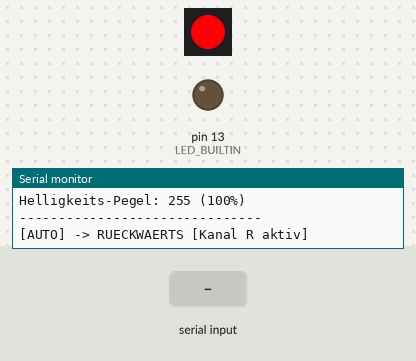
Simulated run of this sketch. Board: Arduino Uno, built with avr-gcc and run on an emulated ATmega328P. Parts: 1 RGB LEDs in strip order, left to right, output pins drawn as LEDs (lit = HIGH), the last lines printed to the serial monitor. Dashed ring = blinking. The inputs (shaded band) are chosen by the test bench. Dim RGB values are drawn brighter than linear; the strip is taken to match the declared colour order.

Above: at 2.6 s.
2.7 s: byte 102 ('f') received over Serial
At 2.86 s:
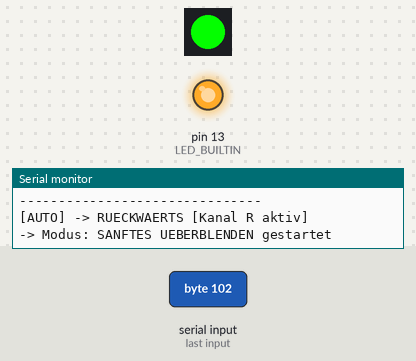
5.7 s: "b\n" received over Serial
At 6.3 s:
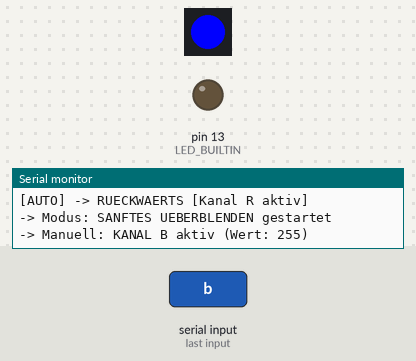
7.2 s: byte 48 ('0') received over Serial
At 8.4 s:
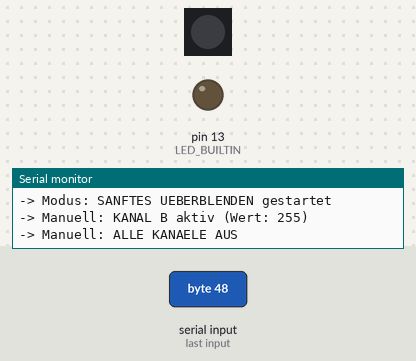
8.7 s: byte 52 ('4') received over Serial
At 9.8 s:
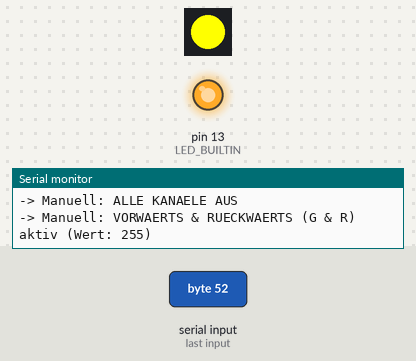
10.2 s: byte 115 ('s') received over Serial
11.7 s: byte 102 ('f') received over Serial
At 14.27 s:
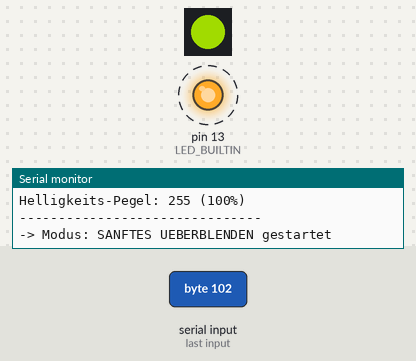
Timing chart, 0 to 15.7 s (numbered marks = the images above; inputs shaded):
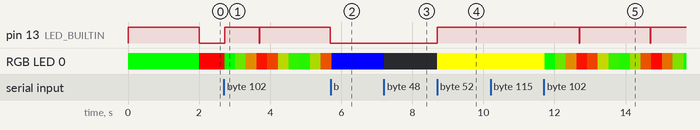

The sketch:

ws2811_test.ino
```cpp
/* =====================================================================================
 * Projekt:     Autonomer Fahrtrichtungs-Lichtwechsel für H0-Steuerwagen (Märklin 78479)
 * Datei:       ws2811_test.ino
 * Beschreibung:Dediziertes Test- und Diagnoseprogramm für den WS2811 LED-Treiber.
 *              Vollkommen unabhängig von den Hall-Sensoren (keine Interrupts/Sensoren aktiv).
 *
 * Hardware-Anschluss:
 *   Arduino Pin D6   ---> WS2811 Pin 6 (DIN / Datenleitung)
 *   Arduino 5V       ---> WS2811 Pin 8 (VDD)
 *   Arduino GND      ---> WS2811 Pin 4 (GND)
 *   WS2811 Pin 1 (R) ---> Kathode (-) der Rückwärts-LEDs (Schlusslicht Rot)
 *   WS2811 Pin 2 (G) ---> Kathode (-) der Vorwärts-LEDs (Spitzenlicht Weiß)
 *   WS2811 Pin 3 (B) ---> Kathode (-) optional / unbeschaltet
 *   LED-Anoden (+)   ---> an +5V
 *
 * Baudrate:    115200 Baud
 * =====================================================================================
 */

#include <Arduino.h>
#include <Adafruit_NeoPixel.h>

// --- Pin- & WS2811-Konfiguration ---
const uint8_t PIN_WS2811 = 6;  // Datenleitung zum WS2811
const uint8_t NUM_PIXELS = 1;  // 1x WS2811 IC

// Standard: 800 kHz, Datenformat RGB (Byte 0 = OUTR, Byte 1 = OUTG, Byte 2 = OUTB)
#define WS2811_TYPE (NEO_RGB + NEO_KHZ800)
Adafruit_NeoPixel ws2811(NUM_PIXELS, PIN_WS2811, WS2811_TYPE);

// --- Test-Modi ---
enum TestMode {
  MODE_MANUAL = 0,    // Manuelle Steuerung über Tastaturbefehle
  MODE_AUTO_TOGGLE,   // Automatisches Umschalten (alle 2s: Vorwärts/G <-> Rückwärts/R)
  MODE_SOFT_FADE      // Kontinuierliches weiches Überblenden zwischen Vorwärts und Rückwärts
};

TestMode currentMode = MODE_AUTO_TOGGLE;

// Aktuelle Helligkeitsstufen (0 .. 255)
uint8_t brightnessLevel = 255;
uint8_t currentR = 0;
uint8_t currentG = 0;
uint8_t currentB = 0;

// Timing für automatische Modi
unsigned long lastActionTime = 0;
bool toggleState = false; // false = Vorwärts (G), true = Rückwärts (R)

// Fading-Variablen
int fadeDirection = 1;    // 1 = zu R hin faden, -1 = zu G hin faden
int fadeVal = 0;          // 0 = 100% G / 0% R; 255 = 0% G / 100% R
const uint16_t FADE_STEP_DELAY_MS = 15;

// =====================================================================================
// HILFSFUNKTIONEN
// =====================================================================================

void sendWS2811(uint8_t r, uint8_t g, uint8_t b) {
  currentR = r;
  currentG = g;
  currentB = b;
  ws2811.setPixelColor(0, r, g, b);
  ws2811.show();

  // Onboard-LED (Pin 13) als Indikator: leuchtet bei VORWAERTS (Kanal G aktiv)
  digitalWrite(LED_BUILTIN, (g > 0) ? HIGH : LOW);
}

void setForward() {
  sendWS2811(0, brightnessLevel, 0); // Kanal G an, R aus
}

void setReverse() {
  sendWS2811(brightnessLevel, 0, 0); // Kanal R an, G aus
}

void setChannelB(uint8_t val) {
  sendWS2811(0, 0, val);
}

void setAllChannels(uint8_t val) {
  sendWS2811(val, val, val);
}

void turnOff() {
  sendWS2811(0, 0, 0);
}

void printBanner() {
  Serial.println(F("\n========================================================"));
  Serial.println(F("       WS2811 STANDALONE HARDWARE-TEST (Pin D6)         "));
  Serial.println(F("========================================================"));
  Serial.println(F("Anschlussübersicht:"));
  Serial.println(F("  Arduino D6  ---> WS2811 Pin 6 (DIN)"));
  Serial.println(F("  Arduino 5V  ---> WS2811 Pin 8 (VDD)"));
  Serial.println(F("  Arduino GND ---> WS2811 Pin 4 (GND)"));
  Serial.println(F("  WS2811 G    ---> Kathode VORWAERTS-LED  (Pin 2 OUTG)"));
  Serial.println(F("  WS2811 R    ---> Kathode RUECKWAERTS-LED (Pin 1 OUTR)"));
  Serial.println(F("  LED Anoden  ---> an +5V"));
  Serial.println(F("--------------------------------------------------------"));
  Serial.println(F("Verfügbare Befehle:"));
  Serial.println(F("  'g' / '1' / 'w' : VORWAERTS (Kanal G aktiv)"));
  Serial.println(F("  'r' / '2'       : RUECKWAERTS (Kanal R aktiv)"));
  Serial.println(F("  'b' / '3'       : Nur Kanal B einschalten (Test dritter Pin)"));
  Serial.println(F("  '4'             : Beide Kanäle (G + R) gleichzeitig an"));
  Serial.println(F("  '0' / 'x'       : Alle Ausgänge AUS"));
  Serial.println(F("--------------------------------------------------------"));
  Serial.println(F("Automatische Modi:"));
  Serial.println(F("  'a'             : Automatischer Wechsel (2s Vorwärts <-> 2s Rückwärts)"));
  Serial.println(F("  'f'             : Sanfter Fading-Test (kontinuierliches Überblenden)"));
  Serial.println(F("--------------------------------------------------------"));
  Serial.println(F("Helligkeit & Diagnose:"));
  Serial.println(F("  '+' / '-'       : Helligkeit in 25er-Schritten anpassen"));
  Serial.println(F("  's'             : Aktuellen Status anzeigen"));
  Serial.println(F("  'h' / '?'       : Dieses Hilfemenü anzeigen"));
  Serial.println(F("========================================================\n"));
}

void printStatus() {
  Serial.println(F("\n--- AKTUELLER WS2811 STATUS ---"));
  Serial.print(F("Modus: "));
  switch (currentMode) {
    case MODE_MANUAL:      Serial.println(F("MANUELL")); break;
    case MODE_AUTO_TOGGLE: Serial.println(F("AUTOMATISCHER WECHSEL (2s Takt)")); break;
    case MODE_SOFT_FADE:   Serial.println(F("SANFTES UEBERBLENDEN (Fading)")); break;
  }
  Serial.print(F("Aktuelle Ausgabewerte -> G (Vorwaerts): "));
  Serial.print(currentG);
  Serial.print(F(" | R (Rueckwaerts): "));
  Serial.print(currentR);
  Serial.print(F(" | B: "));
  Serial.println(currentB);
  Serial.print(F("Helligkeits-Pegel: "));
  Serial.print(brightnessLevel);
  Serial.print(F(" ("));
  Serial.print((int)((brightnessLevel / 255.0) * 100));
  Serial.println(F("%)"));
  Serial.println(F("-------------------------------\n"));
}

void handleSerialInput() {
  if (!Serial.available()) return;
  char c = Serial.read();

  switch (c) {
    case 'h':
    case '?':
      printBanner();
      break;

    case 's':
      printStatus();
      break;

    case 'g':
    case '1':
    case 'w':
      currentMode = MODE_MANUAL;
      setForward();
      Serial.print(F("-> Manuell: VORWAERTS [Kanal G aktiv] (Wert: "));
      Serial.print(brightnessLevel);
      Serial.println(F(")"));
      break;

    case 'r':
    case '2':
      currentMode = MODE_MANUAL;
      setReverse();
      Serial.print(F("-> Manuell: RUECKWAERTS [Kanal R aktiv] (Wert: "));
      Serial.print(brightnessLevel);
      Serial.println(F(")"));
      break;

    case 'b':
    case '3':
      currentMode = MODE_MANUAL;
      setChannelB(brightnessLevel);
      Serial.print(F("-> Manuell: KANAL B aktiv (Wert: "));
      Serial.print(brightnessLevel);
      Serial.println(F(")"));
      break;

    case '4':
      currentMode = MODE_MANUAL;
      sendWS2811(brightnessLevel, brightnessLevel, 0);
      Serial.print(F("-> Manuell: VORWAERTS & RUECKWAERTS (G & R) aktiv (Wert: "));
      Serial.print(brightnessLevel);
      Serial.println(F(")"));
      break;

    case '0':
    case 'x':
      currentMode = MODE_MANUAL;
      turnOff();
      Serial.println(F("-> Manuell: ALLE KANAELE AUS"));
      break;

    case 'a':
      currentMode = MODE_AUTO_TOGGLE;
      toggleState = false;
      lastActionTime = millis();
      setForward();
      Serial.println(F("-> Modus: AUTOMATISCHER WECHSEL (2s Vorwärts/G <-> 2s Rückwärts/R) gestartet"));
      break;

    case 'f':
      currentMode = MODE_SOFT_FADE;
      fadeVal = 0;
      fadeDirection = 1;
      lastActionTime = millis();
      Serial.println(F("-> Modus: SANFTES UEBERBLENDEN gestartet"));
      break;

    case '+':
      brightnessLevel = (brightnessLevel <= 230) ? (brightnessLevel + 25) : 255;
      Serial.print(F("-> Helligkeit erhoeht auf: "));
      Serial.println(brightnessLevel);
      if (currentMode == MODE_MANUAL) {
        if (currentG > 0 && currentR == 0) setForward();
        else if (currentR > 0 && currentG == 0) setReverse();
        else if (currentB > 0) setChannelB(brightnessLevel);
        else if (currentR > 0 && currentG > 0) sendWS2811(brightnessLevel, brightnessLevel, 0);
      }
      break;

    case '-':
      brightnessLevel = (brightnessLevel >= 25) ? (brightnessLevel - 25) : 10;
      Serial.print(F("-> Helligkeit gesenkt auf: "));
      Serial.println(brightnessLevel);
      if (currentMode == MODE_MANUAL) {
        if (currentG > 0 && currentR == 0) setForward();
        else if (currentR > 0 && currentG == 0) setReverse();
        else if (currentB > 0) setChannelB(brightnessLevel);
        else if (currentR > 0 && currentG > 0) sendWS2811(brightnessLevel, brightnessLevel, 0);
      }
      break;

    case '\r':
    case '\n':
    case ' ':
      // Ignorieren
      break;

    default:
      Serial.print(F("Unbekannter Befehl: '"));
      Serial.print(c);
      Serial.println(F("'. '?' fuer Hilfe."));
      break;
  }
}

// =====================================================================================
// SETUP & LOOP
// =====================================================================================

void setup() {
  Serial.begin(115200);
  while (!Serial && millis() < 2500) {
    // Auf USB-Seriell-Verbindung warten
  }

  pinMode(LED_BUILTIN, OUTPUT);

  // WS2811 initialisieren
  ws2811.begin();
  ws2811.show(); // Zunächst alle Ausgänge dunkel

  // Startzustand: Startet im automatischen Wechselmodus mit Vorwärts (Kanal G)
  setForward();
  lastActionTime = millis();

  printBanner();
  printStatus();
}

void loop() {
  // 1. Serielle Befehle einlesen
  handleSerialInput();

  // 2. Automatischer Wechselmodus (2 Sekunden Vorwärts/G, 2 Sekunden Rückwärts/R)
  if (currentMode == MODE_AUTO_TOGGLE) {
    unsigned long now = millis();
    if (now - lastActionTime >= 2000) {
      lastActionTime = now;
      toggleState = !toggleState;

      if (!toggleState) {
        setForward();
        Serial.println(F("[AUTO] -> VORWAERTS [Kanal G aktiv]"));
      } else {
        setReverse();
        Serial.println(F("[AUTO] -> RUECKWAERTS [Kanal R aktiv]"));
      }
    }
  }

  // 3. Sanfter Fading-Modus
  else if (currentMode == MODE_SOFT_FADE) {
    unsigned long now = millis();
    if (now - lastActionTime >= FADE_STEP_DELAY_MS) {
      lastActionTime = now;

      fadeVal += (fadeDirection * 4);

      if (fadeVal >= 255) {
        fadeVal = 255;
        fadeDirection = -1; // Richtung umkehren -> wieder zu Vorwärts (G)
      } else if (fadeVal <= 0) {
        fadeVal = 0;
        fadeDirection = 1;  // Richtung umkehren -> zu Rückwärts (R)
      }

      // fadeVal = 0 -> 100% G, 0% R
      // fadeVal = 255 -> 0% G, 100% R
      uint8_t valG = (uint16_t)((255 - fadeVal) * brightnessLevel) / 255;
      uint8_t valR = (uint16_t)(fadeVal * brightnessLevel) / 255;

      sendWS2811(valR, valG, 0);
    }
  }

  delay(5);
}
```

Measured:
- after the input at 2.7 s, pin 13 (LED_BUILTIN): LOW → HIGH after 0.02 s instead of 1.3 s
- after the input at 5.7 s, pin 13 (LED_BUILTIN): stays LOW (without the input it goes to HIGH after 0.00 s)
- after the input at 7.2 s, RGB LED 0: RGB(0, 0, 255) → off at once
- after the input at 8.7 s, pin 13 (LED_BUILTIN): LOW → HIGH at once; RGB LED 0: off → RGB(255, 255, 0) at once
- after the input at 11.7 s, pin 13 (LED_BUILTIN): alternates HIGH for 2.0 s and LOW for 0.02 s, starting after 1.0 s; RGB LED 0: RGB(255, 255, 0) → RGB(4, 251, 0) at once, → RGB(80, 175, 0) 0.30 s later, → RGB(156, 99, 0) 0.30 s later, → RGB(236, 19, 0) 0.30 s later, … (14 changes in this stretch)
